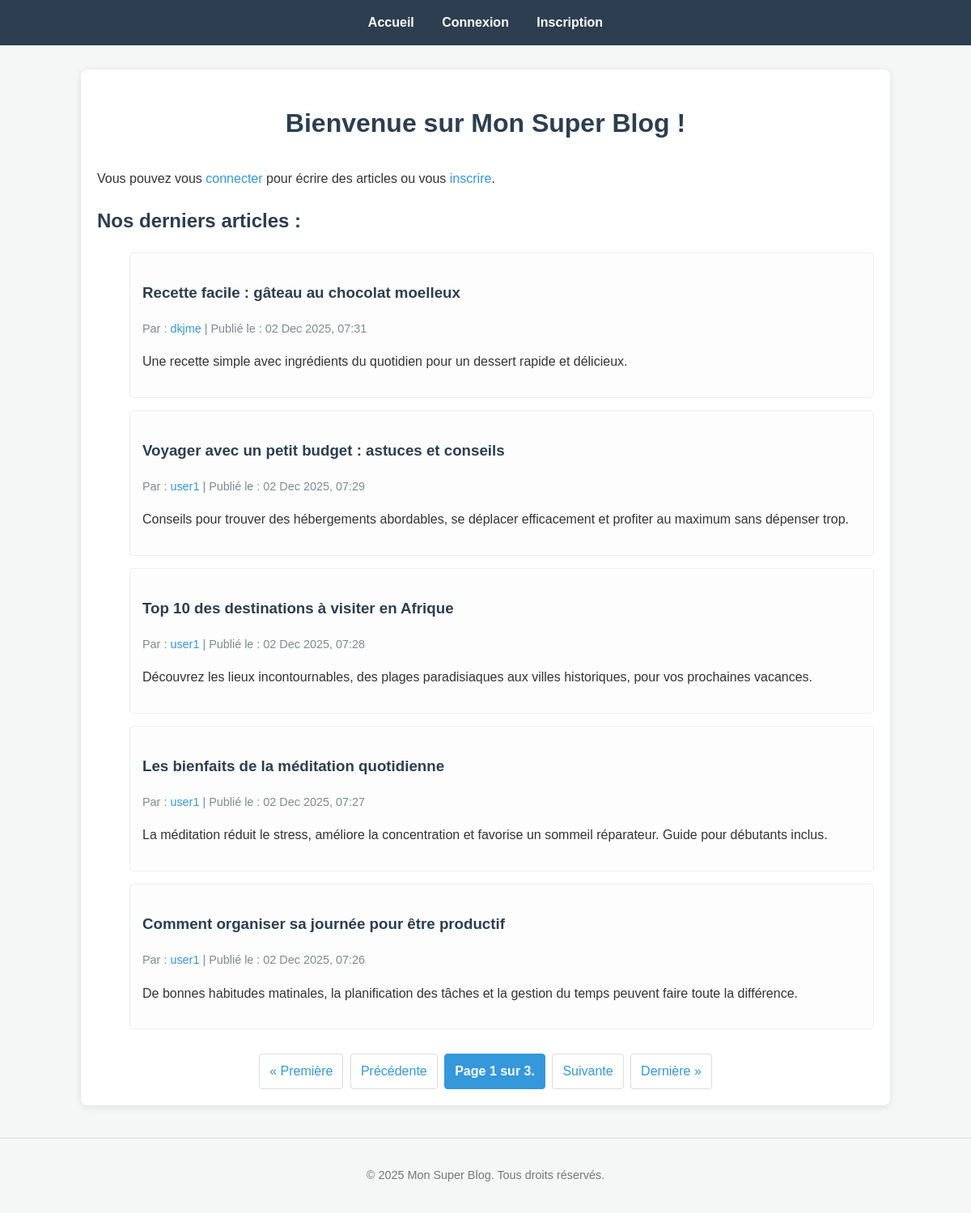
The page / on the database its author committed.
### blogapp/models.py (models this page shows)
class Article(models.Model):
   titre = models.CharField(max_length=200)
   contenu = models.TextField()
   auteur = models.ForeignKey(
                    User,
                    on_delete=models.CASCADE,
                    related_name='articles_ecrits')
   date_creation = models.DateTimeField(auto_now_add=True) # Se met à jour automatiquement à la création
   date_mise_a_jour = models.DateTimeField(auto_now=True)   # Se met à jour automatiquement à chaque modification

### blogapp/views.py (the view)
# urls.py: path('', views.accueil_view, name='accueil'),
def accueil_view(request):
   tous_les_articles = Article.objects.all().order_by('-date_creation')
   paginator = Paginator(tous_les_articles, 5) # Affiche 5 articles par page
   page_numero = request.GET.get('page') # Récupère le numéro de page depuis l'URL (ex: ?page=2)
   try:
       articles_pages = paginator.page(page_numero)
   except PageNotAnInteger:
       articles_pages = paginator.page(1)
   except EmptyPage:
       articles_pages = paginator.page(paginator.num_pages)
   context = {
       'articles_a_afficher': articles_pages, # On passe l'objet Page au template
   }
   return render(request, 'blogapp/accueil.html', context)

### templates/blogapp/accueil.html (shortened to what this page needs)
{% extends "base.html" %}
{% block content %}
   <h1>Bienvenue sur Mon Super Blog !</h1>
   {% if user.is_authenticated %}
       <p>Vous êtes connecté en tant que {{ user.username }}. <a href="{% url 'blogapp:creer_article' %}">Écrire un nouvel article ?</a></p>
   {% else %}
       <p>Vous pouvez vous <a href="{% url 'blogapp:connexion' %}">connecter</a> pour écrire des articles ou vous <a href="{% url 'blogapp:inscription' %}">inscrire</a>.</p>
   {% endif %}
   <h2>Nos derniers articles :</h2>
   {% if articles_a_afficher %}
       <ul class="article-list">
           {% for article_item in articles_a_afficher %}
               <li>
                   <h3><a href="{% url 'blogapp:detail_article' pk=article_item.pk %}">{{ article_item.titre }}</a></h3>
                   <p class="article-meta">
                       Par : <a href="{% url 'blogapp:profil_utilisateur' username=article_item.auteur.username %}">{{ article_item.auteur.username }}</a> | Publié le : {{ article_item.date_creation|date:"d M Y, H:i" }}
                   </p>
                   <p>{{ article_item.contenu|truncatewords:30 }}</p>
                </li>
           {% endfor %}
       </ul>
       <div class="pagination">
           <span class="step-links">
               {% if articles_a_afficher.has_previous %}
                   <a href="?page=1" class="button-link">&laquo; Première</a>
                   <a href="?page={{ articles_a_afficher.previous_page_number }}" class="buttonlink">Précédente</a>
               {% else %}
                   <span class="disabled-link">&laquo; Première</span>
                   <span class="disabled-link">Précédente</span>
               {% endif %}
               <span class="current-page">
                   Page {{ articles_a_afficher.number }} sur {{ articles_a_afficher.paginator.num_pages }}.
               </span>
               {% if articles_a_afficher.has_next %}
                   <a href="?page={{ articles_a_afficher.next_page_number }}" class="buttonlink">Suivante</a>
                   <a href="?page={{ articles_a_afficher.paginator.num_pages }}" class="buttonlink">Dernière &raquo;</a>
               {% else %}
                   <span class="disabled-link">Suivante</span>
                   <span class="disabled-link">Dernière &raquo;</span>
               {% endif %}
           </span>
       </div>
   {% else %}
       <p>Il n'y a pas encore d'articles sur ce blog. Soyez le premier à en écrire un !</p>
   {% endif %}
{% endblock %}

### blogapp/static/blogapp/style.css (style rules this page uses)
body { font-family: Arial, Helvetica, sans-serif; margin: 0; padding: 0; background-color: #f4f7f6; color: #333; line-height: 1.6; }
h1, h2, h3 { color: #2c3e50; }
h1 { text-align: center; margin-bottom: 30px; }
a { color: #3498db; text-decoration: none; }
.article-list li { list-style-type: none; padding: 15px; margin-bottom: 15px; background-color: #fdfdfd; border: 1px solid #eee; border-radius: 5px; }
.article-list h3 a { color: #2c3e50; }
.article-meta { font-size: 0.9em; color: #7f8c8d; margin-bottom: 10px; }
.pagination { margin-top: 30px; text-align: center; }
.pagination .step-links a, .pagination .step-links .disabled-link, .pagination .current-page { display: inline-block; padding: 8px 12px; margin: 0 2px; border: 1px solid #ddd; border-radius: 4px; color: #3498db; text-decoration: none; }
.pagination .current-page { font-weight: bold; background-color: #3498db; color: white; border-color: #3498db; }
.pagination .disabled-link { color: #aaa; pointer-events: none; border-color: #eee; }

### rows shown on the page
Article: titre "Recette facile : gâteau au chocolat moelleux", auteur.username "dkjme", date_creation "02 Dec 2025, 07:31", contenu "Une recette simple avec ingrédients du quotidien pour un dessert rapide et délicieux."
Article: titre "Voyager avec un petit budget : astuces et conseils", auteur.username "user1", date_creation "02 Dec 2025, 07:29", contenu "Conseils pour trouver des hébergements abordables, se déplacer efficacement et profiter au maximum sans dépenser trop."
Article: titre "Top 10 des destinations à visiter en Afrique", auteur.username "user1", date_creation "02 Dec 2025, 07:28", contenu "Découvrez les lieux incontournables, des plages paradisiaques aux villes historiques, pour vos prochaines vacances."
Article: titre "Les bienfaits de la méditation quotidienne", auteur.username "user1", date_creation "02 Dec 2025, 07:27", contenu "La méditation réduit le stress, améliore la concentration et favorise un sommeil réparateur. Guide pour débutants inclus."
Article: titre "Comment organiser sa journée pour être productif", auteur.username "user1", date_creation "02 Dec 2025, 07:26", contenu "De bonnes habitudes matinales, la planification des tâches et la gestion du temps peuvent faire toute la différence."

### other values the page prints
{{ articles_a_afficher.number }} "1"
{{ articles_a_afficher.paginator.num_pages }} "3"
